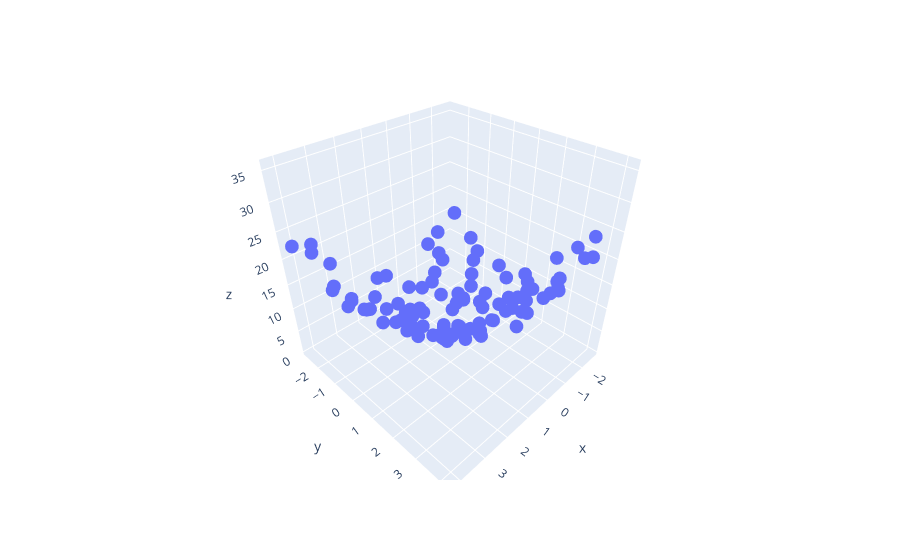

Notebook source saved alongside this figure:
### Code cell
import plotly.express as px
df = px.data.iris()
fig = px.scatter_3d(df, x=x.ravel() , y=y.ravel() ,  z=z.ravel())
fig.show()
